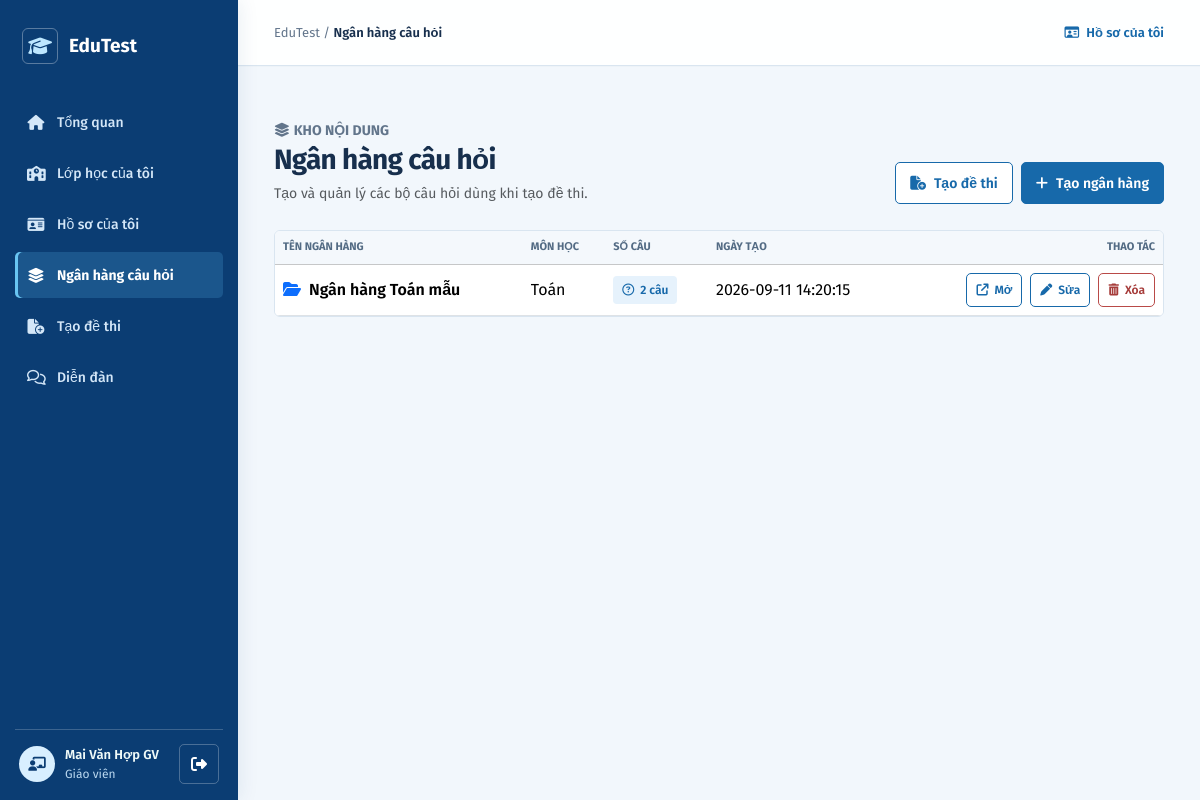
Screenshot of /index.php?action=qe_banks (signed in) with the database file from the repository.
### tables this page shows
CREATE TABLE `question_banks` (
  `bank_id` int(11) NOT NULL AUTO_INCREMENT,
  `teacher_id` int(11) NOT NULL,
  `bank_name` varchar(150) NOT NULL,
  `subject` varchar(100) DEFAULT NULL,
  `created_at` datetime DEFAULT current_timestamp(),
  PRIMARY KEY (`bank_id`),
  KEY `teacher_id` (`teacher_id`),
  CONSTRAINT `question_banks_ibfk_1` FOREIGN KEY (`teacher_id`)
    REFERENCES `users` (`user_id`) ON DELETE CASCADE
);

### controllers/QuestionBankController.php (called while the page is built, shortened)
<?php
require_once __DIR__ . '/../models/QuestionBank.php';
class QuestionBankController extends BaseController {
    private $questionBank;
    public function __construct($pdo) {
        $this->questionBank = new QuestionBank($pdo);
    }
    public function index() {
        $banks = $this->questionBank->getBanksForOwner($this->currentUserId());
        require __DIR__ . '/../views/qe/question-bank/index.php';
    }
    private function currentUserId() {
        return (int) $_SESSION['user']['id'];
    }
}

### models/QuestionBank.php (called while the page is built, shortened)
<?php
class QuestionBank {
    private $pdo;
    public function __construct($pdo) {
        $this->pdo = $pdo;
    }
    public function getBanksForOwner($teacherId) {
        $stmt = $this->pdo->prepare(
            "SELECT qb.bank_id, qb.bank_name, qb.subject, qb.created_at,
                    COUNT(DISTINCT q.question_id) AS question_count
             FROM question_banks qb
             LEFT JOIN questions q ON q.bank_id = qb.bank_id
             WHERE qb.teacher_id = ?
             GROUP BY qb.bank_id, qb.bank_name, qb.subject, qb.created_at
             ORDER BY qb.bank_name"
        );
        $stmt->execute([$teacherId]);
        return $stmt->fetchAll(PDO::FETCH_ASSOC);
    }
}

### views/qe/question-bank/index.php (the view, shortened to what this page needs)
<?php
$escape = static function ($value) {
    return htmlspecialchars((string) $value, ENT_QUOTES, 'UTF-8');
};
?>
<!doctype html>
<html lang="vi">
<head>
    <link href="https://cdn.jsdelivr.net/npm/bootstrap@5.3.2/dist/css/bootstrap.min.css" rel="stylesheet">
    <link rel="stylesheet" href="https://cdnjs.cloudflare.com/ajax/libs/font-awesome/6.4.2/css/all.min.css">
    <link rel="stylesheet" href="views/qe/qe.css">
    <link rel="stylesheet" href="assets/css/edutest.css">
    <link rel="stylesheet" href="assets/css/admin.css">
</head>
<body class="admin-app">
<?php $appPageTitle = 'Ngân hàng câu hỏi'; $appActiveAction = 'qe_banks'; require __DIR__ . '/../../partials/app-shell-start.php'; ?>
<main class="container py-4">
    <div class="admin-page-heading">
        <div>
            <p class="admin-eyebrow"><i class="fa-solid fa-layer-group me-1" aria-hidden="true"></i>Kho nội dung</p>
            <h1>Ngân hàng câu hỏi</h1>
            <p class="text-muted mb-0">Tạo và quản lý các bộ câu hỏi dùng khi tạo đề thi.</p>
        </div>
        <div class="d-flex flex-wrap gap-2">
            <a class="btn-admin-outline" href="index.php?action=qe_exam_create"><i class="fa-solid fa-file-circle-plus" aria-hidden="true"></i>Tạo đề thi</a>
            <a class="btn-admin-primary" href="index.php?action=qe_bank_create"><i class="fa-solid fa-plus" aria-hidden="true"></i>Tạo ngân hàng</a>
        </div>
    </div>
    <?php if (!$banks): ?>
        <div class="content-card text-center py-5">
            <span class="admin-empty-icon" aria-hidden="true"><i class="fa-regular fa-folder-open"></i></span>
            <h2 class="h5">Bạn chưa có ngân hàng câu hỏi</h2>
            <p class="text-muted">Tạo ngân hàng trước, sau đó thêm câu hỏi và chọn ngân hàng này khi tạo đề thi.</p>
            <a class="btn btn-primary align-self-center" href="index.php?action=qe_bank_create">Tạo ngân hàng câu hỏi</a>
        </div>
    <?php else: ?>
        <div class="table-responsive content-card p-0">
            <table class="table table-hover align-middle mb-0">
                <thead class="table-light">
                    <tr><th scope="col">Tên ngân hàng</th><th scope="col">Môn học</th><th scope="col">Số câu</th><th scope="col">Ngày tạo</th><th scope="col" class="text-end">Thao tác</th></tr>
                </thead>
                <tbody>
                <?php foreach ($banks as $bank): ?>
                    <tr>
                        <th scope="row" class="fw-semibold"><i class="fa-solid fa-folder-open text-primary me-2" aria-hidden="true"></i><?= $escape($bank['bank_name']) ?></th>
                        <td><?= $escape($bank['subject'] ?: 'Chưa phân loại') ?></td>
                        <td><span class="question-count-badge"><i class="fa-regular fa-circle-question" aria-hidden="true"></i><?= (int) $bank['question_count'] ?> câu</span></td>
                        <td class="text-nowrap"><?= $escape($bank['created_at']) ?></td>
                        <td class="text-end">
                            <div class="d-flex justify-content-end flex-wrap gap-2">
                                <a class="btn-admin-outline btn-admin-compact" href="index.php?action=qe_bank_show&id=<?= (int) $bank['bank_id'] ?>"><i class="fa-solid fa-arrow-up-right-from-square" aria-hidden="true"></i>Mở</a>
                                <a class="btn-admin-outline btn-admin-compact" href="index.php?action=qe_bank_edit&id=<?= (int) $bank['bank_id'] ?>"><i class="fa-solid fa-pen" aria-hidden="true"></i>Sửa</a>
                                <form method="post" action="index.php?action=qe_bank_delete&id=<?= (int) $bank['bank_id'] ?>" onsubmit="return confirm('Xóa ngân hàng và toàn bộ câu hỏi chưa được dùng trong đề thi?')">
                                    <button class="btn-admin-danger btn-admin-compact" type="submit"><i class="fa-solid fa-trash-can" aria-hidden="true"></i>Xóa</button>
                                </form>
                            </div>
                        </td>
                    </tr>
                <?php endforeach; ?>
                </tbody>
            </table>
        </div>
    <?php endif; ?>
</main>
<?php require __DIR__ . '/../../partials/app-shell-end.php'; ?>
</body>
</html>

### views/qe/qe.css (style rules this page uses)
:root { --primary-color: #1769aa; --primary-hover: #0b3d73; --primary-soft: #e6f2fc; --success-color: #198754; --success-soft: #d1e7dd; --warning-color: #e7a93b; --warning-soft: #fff4d9; --danger-color: #dc3545; --danger-soft: #f8d7da; --purple-color: #596b86; --purple-soft: #edf2f8; --text-primary: #172f4d; --text-secondary: #536b84; --text-muted: #62758b; --border-color: #d9e5f0; --bg-body: #f2f7fc; --bg-card: #ffffff; --sidebar-color: #0b3d73; --sidebar-width: 238px; --radius-sm: 4px; --radius-md: 5px; --radius-lg: 6px; --shadow-sm: 0 1px 0 rgba(23, 47, 77, .02); --shadow-md: 0 4px 16px rgba(21, 65, 108, .035); }
* { box-sizing: border-box; }
body { font-family: 'Fira Sans', sans-serif; background: var(--bg-body); color: var(--text-primary); min-height: 100vh; margin: 0; }
.content-card { background: var(--bg-card); border: 1px solid var(--border-color); border-radius: var(--radius-lg); padding: 1.5rem; box-shadow: var(--shadow-sm); }

### assets/css/edutest.css (style rules this page uses)
:root { --edu-ink: #172f4d; --edu-ink-soft: #62758b; --edu-teal: #1769aa; --edu-teal-dark: #0b3d73; --edu-teal-soft: #e6f2fc; --edu-saffron: #c47721; --edu-paper: #f2f7fc; --edu-line: #d9e5f0; --edu-shadow: 0 4px 16px rgba(21, 65, 108, .035); }
html { scroll-behavior: smooth; }
body { font-family: 'Fira Sans', sans-serif; color: var(--edu-ink); background: var(--edu-paper); }
h1, h2, h3, h4, h5, h6 { letter-spacing: -.025em; }
.table thead th { color: var(--edu-ink-soft); font-size: 11px; font-weight: 700; text-transform: uppercase; background: #f4f8fc; }

### rows the page displays
question_banks: bank_name "Ngân hàng Toán mẫu", subject "Toán", question_count "2", created_at "2026-09-11 14:20:15"

### other values shown
$appShellEscape($item['label']) "Tổng quan"
$appShellEscape($item['label']) "Lớp học của tôi"
$appShellEscape($item['label']) "Hồ sơ của tôi"
$appShellEscape($item['label']) "Ngân hàng câu hỏi"
$appShellEscape($item['label']) "Tạo đề thi"
$appShellEscape($item['label']) "Diễn đàn"
$appShellEscape($appShellName) "Mai Văn Hợp GV"
$appShellEscape($appShellRoleLabels[$appShellRole] ?? 'Thành viên') "Giáo viên"
$appShellEscape($appPageTitle ?? 'Không gian học tập') "Ngân hàng câu hỏi"
